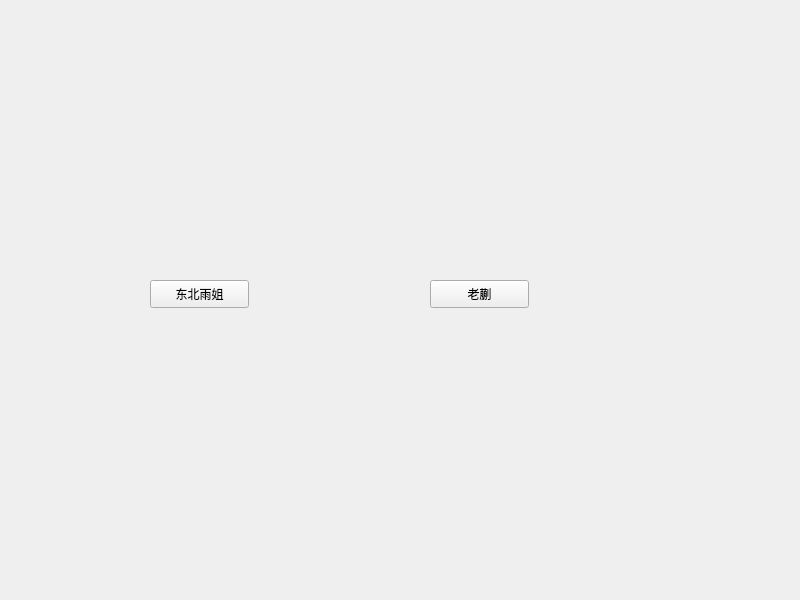
<?xml version="1.0" encoding="UTF-8"?>
<ui version="4.0">
 <class>Widget</class>
 <widget class="QWidget" name="Widget">
  <property name="geometry">
   <rect>
    <x>0</x>
    <y>0</y>
    <width>800</width>
    <height>600</height>
   </rect>
  </property>
  <property name="windowTitle">
   <string>Widget</string>
  </property>
  <widget class="QPushButton" name="button_1">
   <property name="geometry">
    <rect>
     <x>150</x>
     <y>280</y>
     <width>99</width>
     <height>28</height>
    </rect>
   </property>
   <property name="text">
    <string>东北雨姐</string>
   </property>
  </widget>
  <widget class="QPushButton" name="button_2">
   <property name="geometry">
    <rect>
     <x>430</x>
     <y>280</y>
     <width>99</width>
     <height>28</height>
    </rect>
   </property>
   <property name="text">
    <string>老蒯</string>
   </property>
  </widget>
 </widget>
 <resources/>
 <connections/>
</ui>
